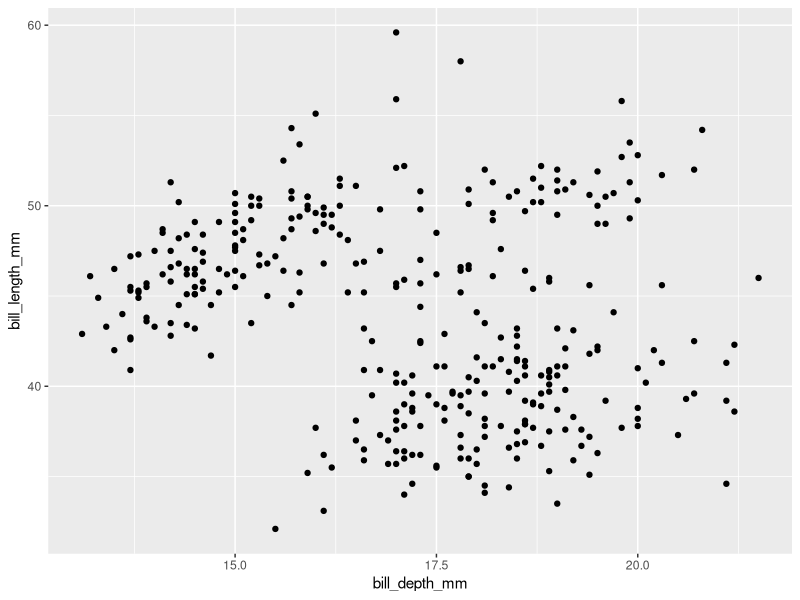
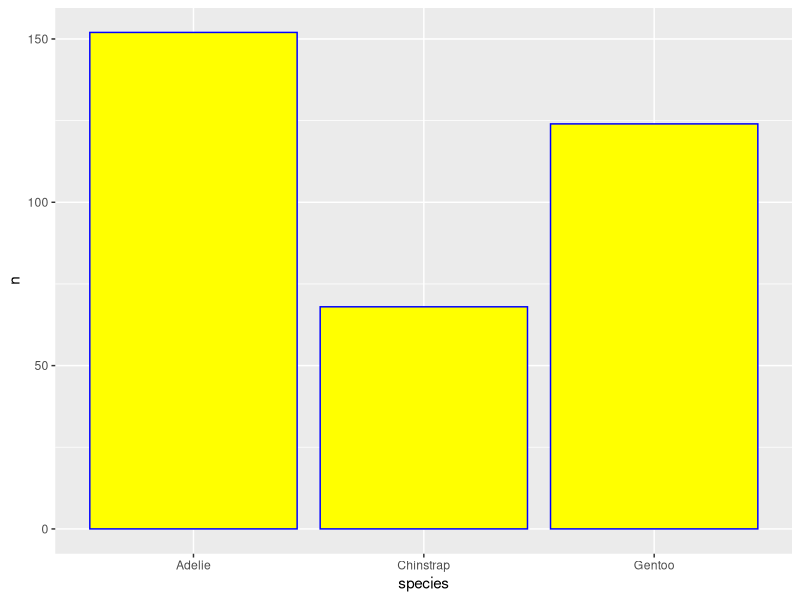

The R script that drew these images, in order:
## ---- chunk 1
library(tidyverse)
## ---- chunk 2
penguins_r <- readr::read_csv("penguins.csv")
## ---- chunk 3
ggplot() +
  geom_point(data = penguins_r, 
             aes(x = bill_depth_mm, y = bill_length_mm))
## ---- chunk 4
species_ct_r <- penguins_r %>% 
  count(species)
## ---- chunk 5
ggplot() +
  geom_col(data = species_ct_r, 
           aes(x = species, y = n),
           fill = "yellow",
           color = "blue")
